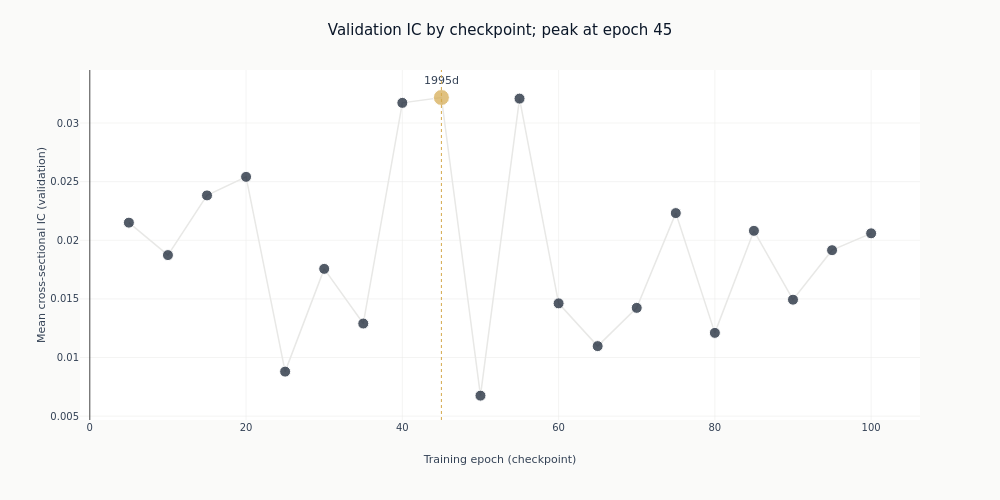

Source (notebook cell):
### Markdown cell above
## 6. The learning curve

Validation IC at each epoch checkpoint. The peak is amber; any checkpoint left unpublished
for partial coverage is copper. A curve that rises and then falls is the model fitting and then
overfitting the validation folds; a flat one says the epoch count was never the binding choice.

### Code cell
_epochs = checkpoints["checkpoint_value"].cast(pl.Int64).to_list()
_ics = checkpoints["ic_mean_daily"].to_list()
_days = checkpoints["ic_n_days"].to_list()
_colors = [
    COLORS["amber"]
    if epoch == PEAK_EPOCH
    else (COLORS["copper"] if epoch in partial_epochs else COLORS["blue"])
    for epoch in _epochs
]
fig_lc = go.Figure(
    go.Scatter(
        x=_epochs,
        y=_ics,
        mode="lines+markers+text",
        line=dict(color=COLORS["silver_muted"], width=1.5),
        marker=dict(
            color=_colors,
            size=[16 if epoch == PEAK_EPOCH else 11 for epoch in _epochs],
            line=dict(color="white", width=1),
        ),
        text=[
            f"{days:.0f}d" if epoch == PEAK_EPOCH or days < FULL_DAYS else ""
            for epoch, days in zip(_epochs, _days, strict=True)
        ],
        textposition="top center",
        showlegend=False,
    )
)
fig_lc.add_vline(x=PEAK_EPOCH, line=dict(color=COLORS["amber"], width=1, dash="dot"))
fig_lc.update_layout(
    title=(
        f"Validation IC by checkpoint; peak at epoch {PEAK_EPOCH}"
        + (f", partial epochs {partial_epochs} excluded" if partial_epochs else "")
    ),
    height=500,
    width=1000,
    margin=dict(t=70),
    title_font=dict(size=15),
)
fig_lc.update_xaxes(title_text="Training epoch (checkpoint)")
fig_lc.update_yaxes(title_text="Mean cross-sectional IC (validation)")
fig_lc.show()

### Figure 1 — Plotly figure (JSON) as saved in the notebook; plotly's stock layout.template omitted (floating-point values rounded to 4 significant figures)
{"data": [{"line": {"color": "#e8e8e6", "width": 1.5}, "marker": {"color": ["#0a1628", "#0a1628", "#0a1628", "#0a1628", "#0a1628", "#0a1628", "#0a1628", "#0a1628", "#D4A84B", "#0a1628", "#0a1628", "#0a1628", "#0a1628", "#0a1628", "#0a1628", "#0a1628", "#0a1628", "#0a1628", "#0a1628", "#0a1628"], "line": {"color": "white", "width": 1}, "size": [11, 11, 11, 11, 11, 11, 11, 11, 16, 11, 11, 11, 11, 11, 11, 11, 11, 11, 11, 11]}, "mode": "lines+markers+text", "showlegend": false, "text": ["", "", "", "", "", "", "", "", "1995d", "", "", "", "", "", "", "", "", "", "", ""], "textposition": "top center", "type": "scatter", "x": [5, 10, 15, 20, 25, 30, 35, 40, 45, 50, 55, 60, 65, 70, 75, 80, 85, 90, 95, 100], "y": [0.02151, 0.01874, 0.02383, 0.02541, 0.008798, 0.01756, 0.0129, 0.03172, 0.03218, 0.006751, 0.03208, 0.01462, 0.01097, 0.01424, 0.02232, 0.0121, 0.02081, 0.01493, 0.01916, 0.02059]}], "layout": {"height": 500, "margin": {"t": 70}, "shapes": [{"line": {"color": "#D4A84B", "dash": "dot", "width": 1}, "type": "line", "x0": 45, "x1": 45, "xref": "x", "y0": 0, "y1": 1, "yref": "y domain"}], "title": {"font": {"size": 15}, "text": "Validation IC by checkpoint; peak at epoch 45"}, "width": 1000, "xaxis": {"title": {"text": "Training epoch (checkpoint)"}}, "yaxis": {"title": {"text": "Mean cross-sectional IC (validation)"}}}}
